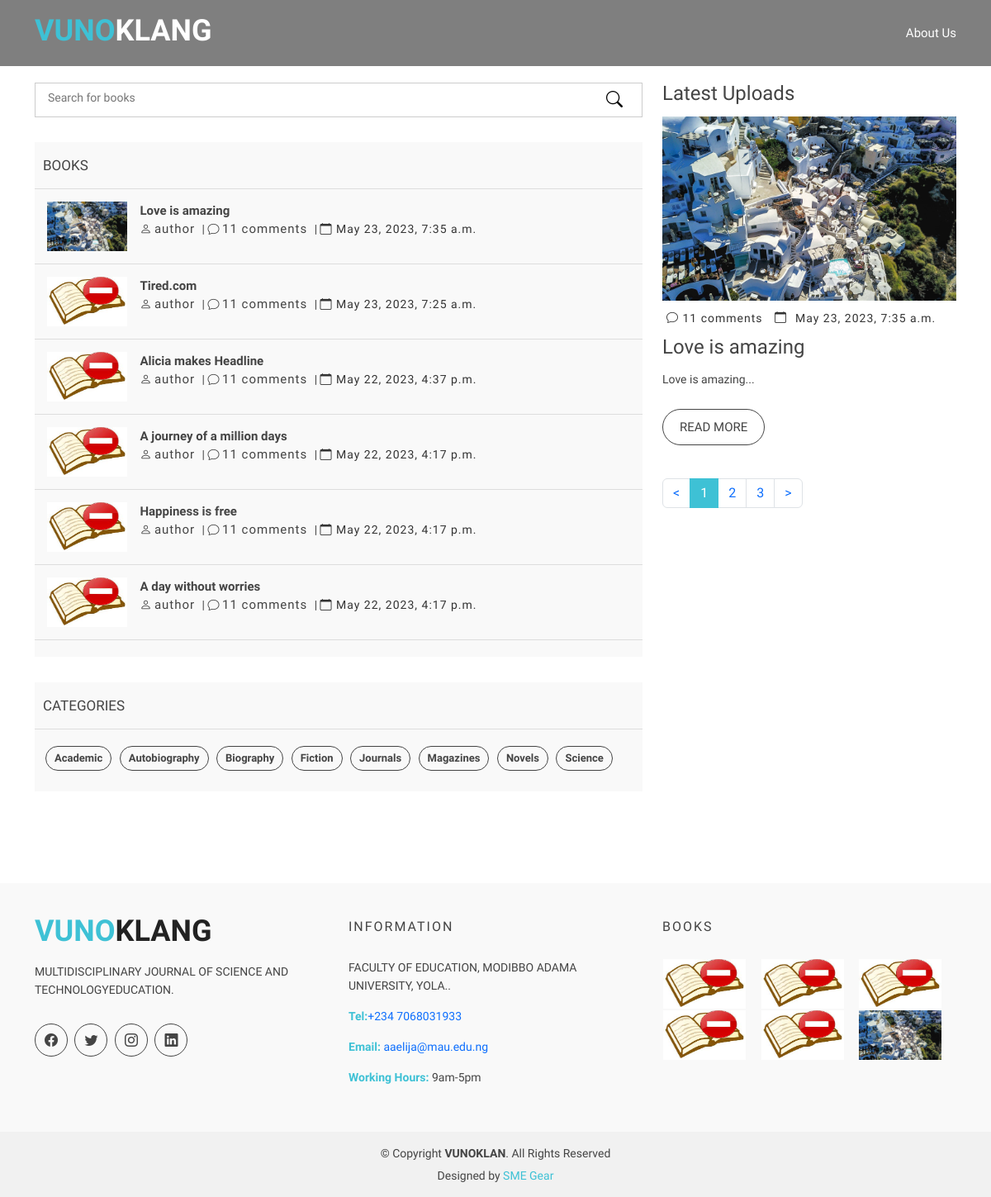
The app's page /, older data.
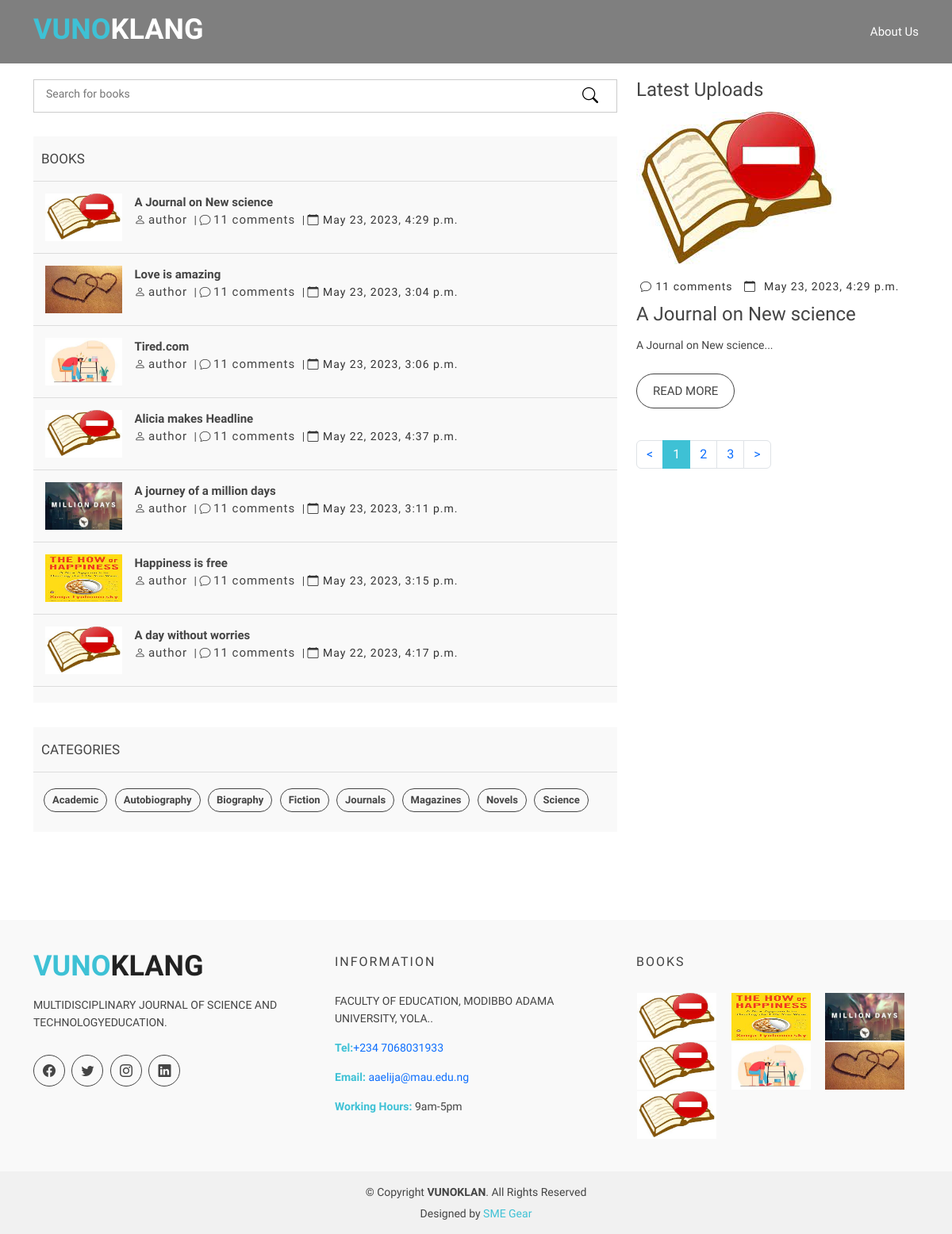
The same page, newer data.
### academic_journals_app/models.py (models this page shows, shortened)
class BookDetailPost(models.Model):
    title = models.CharField(max_length=200, unique=True, help_text="The name of your book") #Title of the Article
    slug = models.SlugField(max_length=200, unique=True,help_text="Re-type the name of your book", null=True, blank=True) #Unique identifier for the article
    author = models.ForeignKey(User, on_delete=models.CASCADE, related_name='blog_posts',null=True, blank=True) #Author of the Article
    description = models.CharField(max_length=1500, help_text="A short description of your book") #Short Description of the article
    quote = models.CharField(max_length=300, null=True, blank=True)
    category = models.ForeignKey('Category', related_name='category', on_delete=models.SET_NULL,null=True, blank=True, help_text="Choose the ctegory your book fall in.") #Category of the article
    keywords = models.CharField(max_length=250, help_text="Choose keywords to locate your book easier", null=True, blank=True) #Keywords to be used in SEO
    cover = models.ImageField(upload_to='book_covers/', null=True, blank=True) #Cover Image of the article
    book = models.FileField(upload_to='books/',null=True, help_text='Upload your book here')# The book
    created_on = models.DateTimeField(auto_now_add=True) #Date of creation
    updated_on = models.DateTimeField(auto_now=True) #Date of updation
    status = models.CharField(choices=STATUS, max_length=200, default="Published") #Status of the Article either Draft or Published
    def get_absolute_url(self):
        return reverse("book_detail", args=[str(self.slug)])

class Category(models.Model): #Category for the Article
    title = models.CharField(max_length=200) #Title of the Category
    created_on = models.DateTimeField(auto_now_add=True) #Date of creation
    class Meta:
        verbose_name = "Category"
        verbose_name_plural = "Categories"
        ordering = ['title']
    def __str__(self):
        return self.title

### academic_journals_app/views.py (the view)
# urls.py: 2. Add a URL to urlpatterns:  path('', Home.as_view(), name='home')
class Home(ListView):
    model = BookDetailPost
    template_name= "book.html"
    def  get_context_data(self,*args, **kwargs):
        category = Category.objects.all()
        latest = BookDetailPost.objects.all().last()
        context = super(Home, self).get_context_data(*args, **kwargs)
        context["category"] = category
        context["latest"] = latest
        return context

### templates/book.html (shortened to what this page needs)
{% extends 'main.html' %}
{% load static %}
{% block content %}
    <main id="main">
        <div class="blog-page area-padding">
            <div class="container">
                <div class="row new_row">
                    <div class="col-lg-8 col-md-8">
                        <div class="page-head-blog">
                            <div class="single-blog-page">
                                <form method="POST" action="{% url 'search' %}" >
                                    <div class="search-option">
                                        <input type="text" name="search_btn" placeholder="Search for books">
                                        <button class="button" type="submit">
                                        <i class="bi bi-search"></i>
                                        </button>
                                    </div>
                                </form>
                            </div>
                            <div class="single-blog-page">
                                <div class="left-blog">
                                    <h4>BOOKS</h4>
                                    <div class="recent-post">
                                        {% for book in object_list reversed %}
                                        <div class="recent-single-post">
                                            <div class="post-img">
                                                {% if book.cover %}
                                                <a href="{{book.get_absolute_url}}">
                                                    <img src="{{book.cover.url}}" alt="{{book.title}}" style="width: 100px; height: 60px;">
                                                </a>
                                                {% else %}
                                                <a href="{{book.get_absolute_url}}">
                                                    <img src="{% static 'img/background/empty.jfif' %}" alt="No image here" style="width: 100px; height: 60px;">
                                                </a>
                                                {% endif %}
                                            </div>
                                            <div class="pst-content">
                                                <p>
                                                    <a href="{{book.get_absolute_url}}"> <strong>{{book.title}}</strong></a>
                                                    <br>
                                                    <span class="comments-type">
                                                        <i class="bi bi-person"></i>
                                                        <a href="{{book.get_absolute_url}}"> author</a>
                                                        </span> |
                                                    <span class="comments-type">
                                                          <i class="bi bi-chat"></i>
                                                          <a href="{{book.get_absolute_url}}"> 11 comments</a>
                                                          </span> |
                                                    <span class="date-type">
                                                      <i class="bi bi-calendar"></i> {{book.updated_on}}
                                                    </span>
                                                </p>
                                            </div>
                                        </div>
                                        {% endfor %}
                                    </div>
                                </div>
                            </div>
                            {% include 'category-option.html' %}
                        </div>
                    </div>
                    <div class="col-md-4 col-sm-4 col-xs-12">
                        <div class="row">
                            <h4>Latest Uploads</h4>
                            <div class="col-md-12 col-sm-12 col-xs-12">
                                <div class="single-blog">
                                    <div class="single-blog-img">
                                        <a href="{{latest.get_absolute_url}}">
                                            {% if latest.cover %}
                                            <img src="{{latest.cover.url}}" alt="{{latest.title}}">
                                            {% else %}
                                            <img src="{% static 'img/background/empty.jfif' %}" alt="No image here">
                                            {% endif %}
                                        </a>
                                    </div>
                                    <div class="blog-meta">
                                        <span class="comments-type">
                                        <i class="bi bi-chat"></i>
                                        <a href="#">11 comments</a>
                                      </span>
                                        <span class="date-type">
                                        <i class="bi bi-calendar"></i>{{latest.updated_on}}
                                      </span>
                                    </div>
                                    <div class="blog-text">
                                        <h4>
                                            <a href="#">{{latest.title}}</a>
                                        </h4>
                                        <p>
                                            {{latest.description | slice:200}}...
                                        </p>
                                    </div>
                                    <span>
                                        <a href="{{latest.get_absolute_url}}" class="ready-btn">Read more</a>
                                      </span>
                                </div>
                            </div>
                            <div class="blog-pagination">
                                <ul class="pagination">
                                    <li class="page-item"><a href="#" class="page-link">&lt;</a></li>
                                    <li class="page-item active"><a href="#" class="page-link">1</a></li>
                                    <li class="page-item"><a href="#" class="page-link">2</a></li>
                                    <li class="page-item"><a href="#" class="page-link">3</a></li>
                                    <li class="page-item"><a href="#" class="page-link">&gt;</a></li>
                                </ul>
                            </div>
                        </div>
                    </div>
                </div>
            </div>
        </div>
    </main>
{% endblock %}

### templates/main.html (shortened to what this page needs)
<!DOCTYPE html>
{% load static %}
<html lang="en">
<head>
    <link href="{% static 'vendor/animate.css/animate.min.css' %}" rel="stylesheet">
    <link href="{% static 'vendor/bootstrap/css/bootstrap.min.css' %}" rel="stylesheet">
    <link href="{% static 'vendor/bootstrap-icons/bootstrap-icons.css' %}" rel="stylesheet">
    <link href="{% static 'vendor/glightbox/css/glightbox.min.css' %}" rel="stylesheet">
    <link href="{% static 'vendor/swiper/swiper-bundle.min.css' %}" rel="stylesheet">
    <link href="{% static 'css/style.css'%}" rel="stylesheet">
</head>
<body>
    <header id="header" class="fixed-top d-flex align-items-center">
        <div class="container d-flex justify-content-between">
            <div class="logo">
                <h1><a href="{%url 'home'%}"><img src="" alt=""><span>VUNO</span>KLANG</a></h1>
            </div>
            <nav id="navbar" class="navbar">
                <ul>
                    <li><a class="" href="about">About Us</a></li>
                </ul>
            </nav>
        </div>
    </header>
    {% block content %}
    {% endblock %}
    <footer>
        <div class="footer-area">
            <div class="container">
                <div class="row">
                    <div class="col-md-4">
                        <div class="footer-content">
                            <div class="footer-head">
                                <div class="footer-logo">
                                    <h2><span>VUNO</span>KLANG</h2>
                                </div>
                                <p>MULTIDISCIPLINARY JOURNAL OF SCIENCE AND TECHNOLOGYEDUCATION.</p>
                                <div class="footer-icons">
                                    <ul>
                                        <li>
                                            <a href="#"><i class="bi bi-facebook"></i></a>
                                        </li>
                                        <li>
                                            <a href="#"><i class="bi bi-twitter"></i></a>
                                        </li>
                                        <li>
                                            <a href="#"><i class="bi bi-instagram"></i></a>
                                        </li>
                                        <li>
                                            <a href="#"><i class="bi bi-linkedin"></i></a>
                                        </li>
                                    </ul>
                                </div>
                            </div>
                        </div>
                    </div>
                    <div class="col-md-4">
                        <div class="footer-content">
                            <div class="footer-head">
                                <h4>information</h4>
                                <p>
                                    FACULTY OF EDUCATION, MODIBBO ADAMA UNIVERSITY, YOLA..
                                </p>
                                <div class="footer-contacts">
                                    <p><span>Tel:</span><a href="tel:+2347068031933">+234 7068031933</a> </p>
                                    <p><span>Email:</span><a href="mailto:aaelija@mau.edu.ng"> aaelija@mau.edu.ng</a> </p>
                                    <p><span>Working Hours:</span> 9am-5pm</p>
                                </div>
                            </div>
                        </div>
                    </div>
                    <div class="col-md-4">
                        <div class="footer-content">
                            <div class="footer-head">
                                <h4>BOOKS</h4>
                                <div class="flicker-img">
                                    {% for image in object_list %}
                                    {% if image.cover %}
                                    <a href="{{image.get_absolute_url}}"><img src="{{image.cover.url}}" alt="{{image.title}}" style="width: 100px; height: 60px;"></a>
                                    {% else %}
                                    <a href="{{image.get_absolute_url}}"><img src="{% static 'img/background/empty.jfif' %}" alt="No image here" style="width: 100px; height: 60px;"></a>
                                    {% endif %}
                                    {% endfor %}
                                                                    </div>
                            </div>
                        </div>
                    </div>
                </div>
            </div>
        </div>
        <div class="footer-area-bottom">
            <div class="container">
                <div class="row">
                    <div class="col-md-12 col-sm-12 col-xs-12">
                        <div class="copyright text-center">
                            <p>
                                &copy; Copyright <strong>VUNOKLAN</strong>. All Rights Reserved
                            </p>
                        </div>
                        <div class="credits">
                            Designed by <a href="https://mysmegearhub.com/" target="_blank">SME Gear</a>
                        </div>
                    </div>
                </div>
            </div>
        </div>
    </footer>
</body>
</html>

### templates/category-option.html
<div class="single-blog-page">
    <div class="left-tags blog-tags">
        <div class="popular-tag left-side-tags left-blog">
            <h4>Categories</h4>
            <ul>
              {% for category in category  %}
                <li>
                    <a href="{% url 'category' category.title %}">{{category}}</a>
                </li>
                {% endfor %}
            </ul>
        </div>
    </div>
</div>

Row changes from the older to the newer data that the page shows:
added BookDetailPost: title "A Journal on New science", updated_on "May 23, 2023, 4:29 p.m.", description "A Journal on New science"
changed BookDetailPost "Love is amazing": cover: a different picture; updated_on "May 23, 2023, 7:35 a.m." → "May 23, 2023, 3:04 p.m."; cover: picture removed
changed BookDetailPost "Tired.com": cover: picture added; updated_on "May 23, 2023, 7:25 a.m." → "May 23, 2023, 3:06 p.m."
changed BookDetailPost "A journey of a million days": cover: picture added; updated_on "May 22, 2023, 4:17 p.m." → "May 23, 2023, 3:11 p.m."
changed BookDetailPost "Happiness is free": cover: picture added; updated_on "May 22, 2023, 4:17 p.m." → "May 23, 2023, 3:15 p.m."
Text that changed along with them:
{{ latest.updated_on }}: "May 23, 2023, 7:35 a.m." → "May 23, 2023, 4:29 p.m."
{{ latest.title }}: "Love is amazing" → "A Journal on New science"
{{ latest.description | slice:200 }}: "Love is amazing" → "A Journal on New science"
